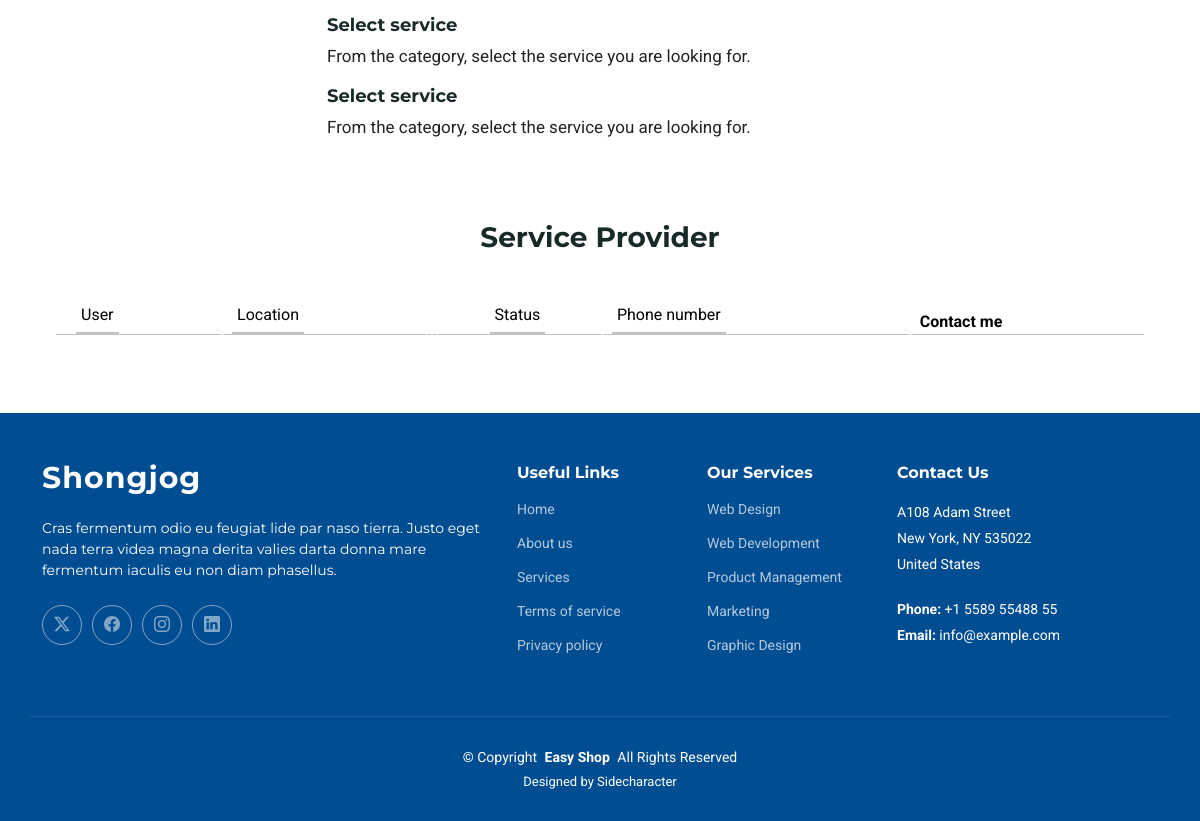
The app's page /all_services/11/ (lower part), older data.
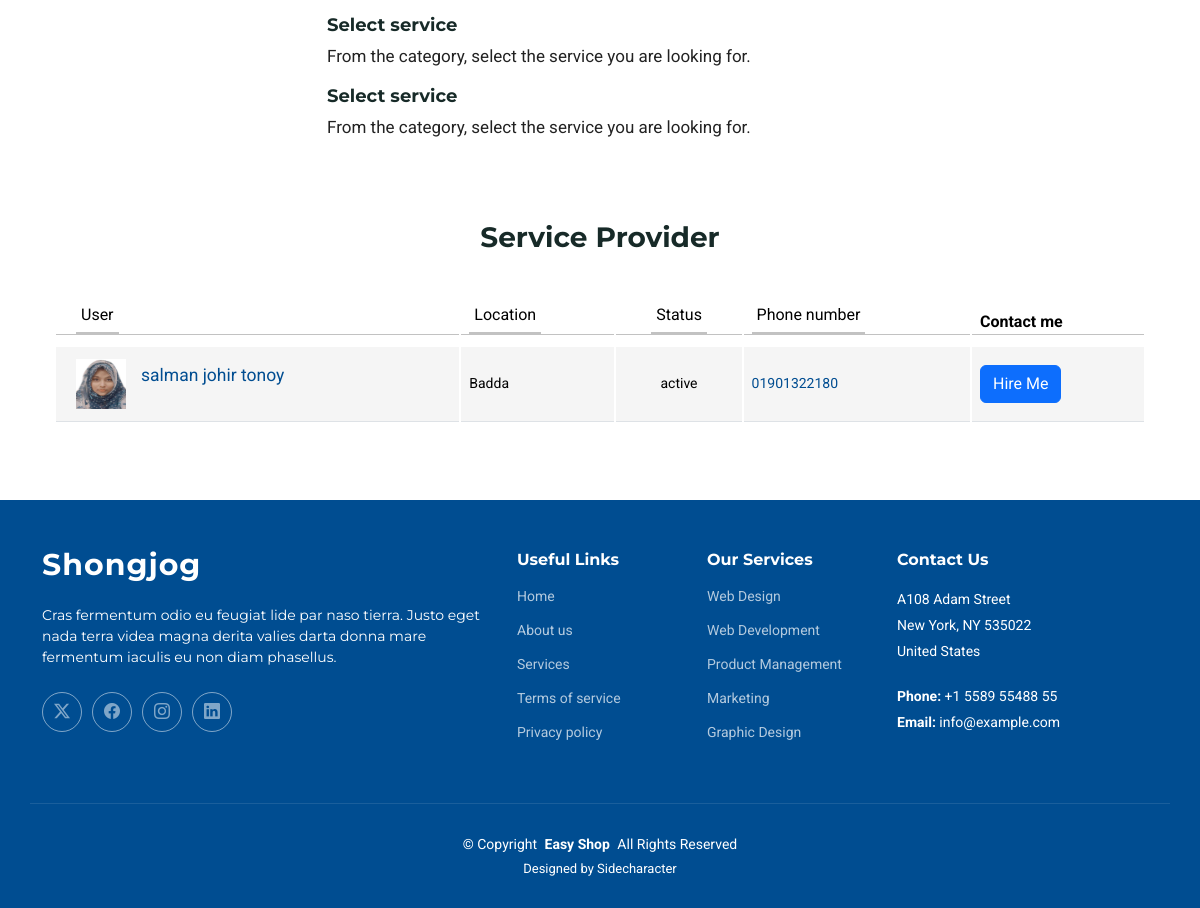
The same page, newer data.
### shongjog/models.py (models this page shows, shortened)
class Registration(models.Model):
    user = models.OneToOneField(User, on_delete=models.CASCADE , blank=True, null=True)  # Linked with Django's User model
    phone_number = models.CharField(max_length=15)
    status = models.CharField(max_length=8, choices=[('active', 'Active'), ('inactive', 'Inactive')], default='active')
    occupation = models.CharField(max_length=100)
    area = models.CharField(max_length=100 , blank=True, null=True)
    picture = models.ImageField(upload_to='profile_pictures/', blank=True, null=True)

### all_services/views.py (the view)
# urls.py: path('<int:pk>/' , views.seba , name='seba'),
def seba(request, pk):
    serviceitem = ServiceItem.objects.get(pk=pk)
    faqs = FAQ.objects.filter(services = serviceitem)
    include_services = INCLUDE_SERVICE.objects.filter(services = serviceitem)
    exclude_services = EXCLUDE_SERVICE.objects.filter(services = serviceitem)
    registrations = Registration.objects.all()
    context = {
        'serviceitem': serviceitem,
        'faqs': faqs,
        'include_ls': include_services,
        'exclude_ls': exclude_services,
        'registrations': registrations
    }
    return render(request, "seba.html", context)

### all_services/templates/seba.html (shortened to what the changed rows need)
{% load static %}
<!DOCTYPE html>
<html lang="en">
<head>
  <link href="https://maxcdn.bootstrapcdn.com/font-awesome/4.3.0/css/font-awesome.min.css" rel="stylesheet">
  <link href="/static/assets/vendor/bootstrap/css/bootstrap.min.css" rel="stylesheet">
  <link href="/static/assets/vendor/bootstrap-icons/bootstrap-icons.css" rel="stylesheet">
  <link href="/static/assets/vendor/aos/aos.css" rel="stylesheet">
  <link href="/static/assets/vendor/glightbox/css/glightbox.min.css" rel="stylesheet">
  <link href="/static/assets/vendor/swiper/swiper-bundle.min.css" rel="stylesheet">
  <link href="/static/assets/css/main.css" rel="stylesheet">
</head>
<body class="service-details-page">
  <main class="main">
    <section>
      <div class="container">
        <div class="portfolio-item row">
            <section>
              <div class="container">
                <div class="row">
                  <div class="col-lg-12">
                    <div class="main-box clearfix">
                      <div class="table-responsive">
                        <table class="table user-list">
                          <thead>
                            <tr>
                              <th><span>User</span></th>
                              <th><span>Location</span></th>
                              <th class="text-center"><span>Status</span></th>
                              <th><span>Phone number</span></th>
                              <th>Contact me</th>
                            </tr>
                          </thead>
                          <tbody>
                            {% for registration in registrations %}
                            {% if registration.occupation == serviceitem.service_name  %}
                            <tr>
                              <td>
                                <img src="{{ registration.picture.url }}" style="height : 50px;width:50px;" alt="">
                                <a href="#" class="user-link">{{ registration.user.first_name }} {{ registration.user.last_name }}</a>
                              </td>
                              <td>
                                  {{ registration.area}}
                              </td>
                              <td class="text-center">
                                <span class="label label-default">{{ registration.status }}</span>
                              </td>
                              <td>
                                <a href="#">{{ registration.phone_number }}</a>
                              </td>
                              <td>
                                <button type="button" class="btn btn-primary">Hire Me</button>
                              </td>
                            </tr>
                            {% endif %}
                            {% endfor %}
                          </tbody>
                        </table>
                      </div>
                    </div>
                  </div>
                </div>
                </div>
            </section>
        </div>
      </div>
    </section>
  </main>
</body>
</html>

Row changes from the older to the newer data that the page shows:
added Registration: picture (picture), user.first_name "salman johir", user.last_name "tonoy", area "Badda", status "active", phone_number "01901322180"
